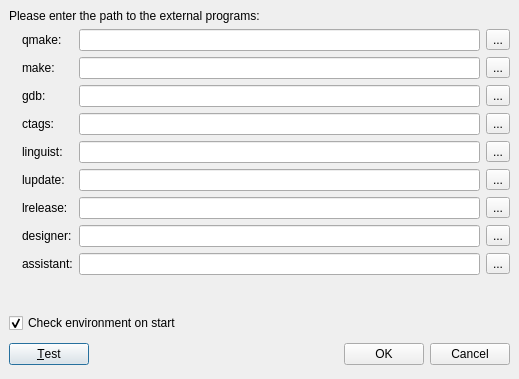
<ui version="4.0" >
 <class>ToolsControl</class>
 <widget class="QDialog" name="ToolsControl" >
  <property name="geometry" >
   <rect>
    <x>0</x>
    <y>0</y>
    <width>519</width>
    <height>379</height>
   </rect>
  </property>
  <property name="windowTitle" >
   <string>External Tools</string>
  </property>
  <layout class="QGridLayout" >
   <property name="margin" >
    <number>9</number>
   </property>
   <property name="spacing" >
    <number>6</number>
   </property>
   <item row="2" column="0" >
    <spacer>
     <property name="orientation" >
      <enum>Qt::Vertical</enum>
     </property>
     <property name="sizeHint" >
      <size>
       <width>501</width>
       <height>20</height>
      </size>
     </property>
    </spacer>
   </item>
   <item row="3" column="0" >
    <widget class="QCheckBox" name="checkEnvironmentOnStartup" >
     <property name="autoFillBackground" >
      <bool>false</bool>
     </property>
     <property name="text" >
      <string>Check environment on start</string>
     </property>
     <property name="checked" >
      <bool>true</bool>
     </property>
    </widget>
   </item>
   <item row="4" column="0" >
    <layout class="QHBoxLayout" >
     <property name="margin" >
      <number>0</number>
     </property>
     <property name="spacing" >
      <number>6</number>
     </property>
     <item>
      <widget class="QPushButton" name="test" >
       <property name="text" >
        <string>&amp;Test</string>
       </property>
      </widget>
     </item>
     <item>
      <spacer>
       <property name="orientation" >
        <enum>Qt::Horizontal</enum>
       </property>
       <property name="sizeHint" >
        <size>
         <width>131</width>
         <height>31</height>
        </size>
       </property>
      </spacer>
     </item>
     <item>
      <widget class="QPushButton" name="okButton" >
       <property name="text" >
        <string>OK</string>
       </property>
      </widget>
     </item>
     <item>
      <widget class="QPushButton" name="cancelButton" >
       <property name="text" >
        <string>Cancel</string>
       </property>
      </widget>
     </item>
    </layout>
   </item>
   <item row="0" column="0" >
    <widget class="QLabel" name="label" >
     <property name="text" >
      <string>Please enter the path to the external programs:</string>
     </property>
    </widget>
   </item>
   <item row="1" column="0" >
    <layout class="QGridLayout" >
     <property name="margin" >
      <number>0</number>
     </property>
     <property name="spacing" >
      <number>6</number>
     </property>
     <item row="6" column="0" >
      <widget class="QLabel" name="lreleaseIcon" >
       <property name="text" >
        <string/>
       </property>
       <property name="pixmap" >
        <pixmap resource="../resources/resources.qrc" >:/divers/images/good.png</pixmap>
       </property>
      </widget>
     </item>
     <item row="3" column="1" >
      <widget class="QLabel" name="label_8" >
       <property name="text" >
        <string>ctags:</string>
       </property>
      </widget>
     </item>
     <item row="2" column="3" >
      <widget class="QToolButton" name="gdbLocation" >
       <property name="text" >
        <string>...</string>
       </property>
      </widget>
     </item>
     <item row="5" column="0" >
      <widget class="QLabel" name="lupdateIcon" >
       <property name="text" >
        <string/>
       </property>
       <property name="pixmap" >
        <pixmap resource="../resources/resources.qrc" >:/divers/images/good.png</pixmap>
       </property>
      </widget>
     </item>
     <item row="4" column="1" >
      <widget class="QLabel" name="label_9" >
       <property name="text" >
        <string>linguist:</string>
       </property>
      </widget>
     </item>
     <item row="5" column="3" >
      <widget class="QToolButton" name="lupdateLocation" >
       <property name="text" >
        <string>...</string>
       </property>
      </widget>
     </item>
     <item row="6" column="3" >
      <widget class="QToolButton" name="lreleaseLocation" >
       <property name="text" >
        <string>...</string>
       </property>
      </widget>
     </item>
     <item row="4" column="0" >
      <widget class="QLabel" name="linguistIcon" >
       <property name="text" >
        <string/>
       </property>
       <property name="pixmap" >
        <pixmap resource="../resources/resources.qrc" >:/divers/images/good.png</pixmap>
       </property>
      </widget>
     </item>
     <item row="3" column="0" >
      <widget class="QLabel" name="ctagsIcon" >
       <property name="text" >
        <string/>
       </property>
       <property name="pixmap" >
        <pixmap resource="../resources/resources.qrc" >:/divers/images/good.png</pixmap>
       </property>
      </widget>
     </item>
     <item row="7" column="3" >
      <widget class="QToolButton" name="designerLocation" >
       <property name="text" >
        <string>...</string>
       </property>
      </widget>
     </item>
     <item row="7" column="0" >
      <widget class="QLabel" name="designerIcon" >
       <property name="text" >
        <string/>
       </property>
       <property name="pixmap" >
        <pixmap resource="../resources/resources.qrc" >:/divers/images/good.png</pixmap>
       </property>
      </widget>
     </item>
     <item row="8" column="3" >
      <widget class="QToolButton" name="assistantLocation" >
       <property name="text" >
        <string>...</string>
       </property>
      </widget>
     </item>
     <item row="5" column="2" >
      <widget class="QLineEdit" name="lupdate" >
       <property name="dragEnabled" >
        <bool>true</bool>
       </property>
       <property name="readOnly" >
        <bool>false</bool>
       </property>
      </widget>
     </item>
     <item row="8" column="1" >
      <widget class="QLabel" name="label_13" >
       <property name="text" >
        <string>assistant:</string>
       </property>
      </widget>
     </item>
     <item row="4" column="2" >
      <widget class="QLineEdit" name="linguist" >
       <property name="dragEnabled" >
        <bool>true</bool>
       </property>
       <property name="readOnly" >
        <bool>false</bool>
       </property>
      </widget>
     </item>
     <item row="2" column="0" >
      <widget class="QLabel" name="gdbIcon" >
       <property name="text" >
        <string/>
       </property>
       <property name="pixmap" >
        <pixmap resource="../resources/resources.qrc" >:/divers/images/good.png</pixmap>
       </property>
      </widget>
     </item>
     <item row="4" column="3" >
      <widget class="QToolButton" name="linguistLocation" >
       <property name="text" >
        <string>...</string>
       </property>
      </widget>
     </item>
     <item row="7" column="2" >
      <widget class="QLineEdit" name="designer" >
       <property name="dragEnabled" >
        <bool>true</bool>
       </property>
       <property name="readOnly" >
        <bool>false</bool>
       </property>
      </widget>
     </item>
     <item row="2" column="1" >
      <widget class="QLabel" name="label_7" >
       <property name="text" >
        <string>gdb:</string>
       </property>
      </widget>
     </item>
     <item row="0" column="3" >
      <widget class="QToolButton" name="qmakeLocation" >
       <property name="text" >
        <string>...</string>
       </property>
      </widget>
     </item>
     <item row="0" column="0" >
      <widget class="QLabel" name="qmakeIcon" >
       <property name="text" >
        <string/>
       </property>
       <property name="pixmap" >
        <pixmap resource="../resources/resources.qrc" >:/divers/images/good.png</pixmap>
       </property>
      </widget>
     </item>
     <item row="7" column="1" >
      <widget class="QLabel" name="label_12" >
       <property name="text" >
        <string>designer:</string>
       </property>
      </widget>
     </item>
     <item row="8" column="0" >
      <widget class="QLabel" name="assistantIcon" >
       <property name="text" >
        <string/>
       </property>
       <property name="pixmap" >
        <pixmap resource="../resources/resources.qrc" >:/divers/images/good.png</pixmap>
       </property>
      </widget>
     </item>
     <item row="8" column="2" >
      <widget class="QLineEdit" name="assistant" >
       <property name="dragEnabled" >
        <bool>true</bool>
       </property>
       <property name="readOnly" >
        <bool>false</bool>
       </property>
      </widget>
     </item>
     <item row="2" column="2" >
      <widget class="QLineEdit" name="gdb" >
       <property name="dragEnabled" >
        <bool>true</bool>
       </property>
       <property name="readOnly" >
        <bool>false</bool>
       </property>
      </widget>
     </item>
     <item row="0" column="2" >
      <widget class="QLineEdit" name="qmake" >
       <property name="dragEnabled" >
        <bool>true</bool>
       </property>
       <property name="readOnly" >
        <bool>false</bool>
       </property>
      </widget>
     </item>
     <item row="3" column="3" >
      <widget class="QToolButton" name="ctagsLocation" >
       <property name="text" >
        <string>...</string>
       </property>
      </widget>
     </item>
     <item row="5" column="1" >
      <widget class="QLabel" name="label_10" >
       <property name="text" >
        <string>lupdate:</string>
       </property>
      </widget>
     </item>
     <item row="6" column="1" >
      <widget class="QLabel" name="label_11" >
       <property name="text" >
        <string>lrelease:</string>
       </property>
      </widget>
     </item>
     <item row="0" column="1" >
      <widget class="QLabel" name="label_5" >
       <property name="text" >
        <string>qmake:</string>
       </property>
      </widget>
     </item>
     <item row="1" column="2" >
      <widget class="QLineEdit" name="make" >
       <property name="dragEnabled" >
        <bool>true</bool>
       </property>
       <property name="readOnly" >
        <bool>false</bool>
       </property>
      </widget>
     </item>
     <item row="6" column="2" >
      <widget class="QLineEdit" name="lrelease" >
       <property name="dragEnabled" >
        <bool>true</bool>
       </property>
       <property name="readOnly" >
        <bool>false</bool>
       </property>
      </widget>
     </item>
     <item row="3" column="2" >
      <widget class="QLineEdit" name="ctags" >
       <property name="dragEnabled" >
        <bool>true</bool>
       </property>
       <property name="readOnly" >
        <bool>false</bool>
       </property>
      </widget>
     </item>
     <item row="1" column="1" >
      <widget class="QLabel" name="label_6" >
       <property name="text" >
        <string>make:</string>
       </property>
      </widget>
     </item>
     <item row="1" column="0" >
      <widget class="QLabel" name="makeIcon" >
       <property name="text" >
        <string/>
       </property>
       <property name="pixmap" >
        <pixmap resource="../resources/resources.qrc" >:/divers/images/good.png</pixmap>
       </property>
      </widget>
     </item>
     <item row="1" column="3" >
      <widget class="QToolButton" name="makeLocation" >
       <property name="text" >
        <string>...</string>
       </property>
      </widget>
     </item>
    </layout>
   </item>
  </layout>
 </widget>
 <resources>
  <include location="../resources/resources.qrc" />
 </resources>
 <connections>
  <connection>
   <sender>cancelButton</sender>
   <signal>clicked()</signal>
   <receiver>ToolsControl</receiver>
   <slot>reject()</slot>
   <hints>
    <hint type="sourcelabel" >
     <x>356</x>
     <y>219</y>
    </hint>
    <hint type="destinationlabel" >
     <x>179</x>
     <y>282</y>
    </hint>
   </hints>
  </connection>
 </connections>
</ui>
